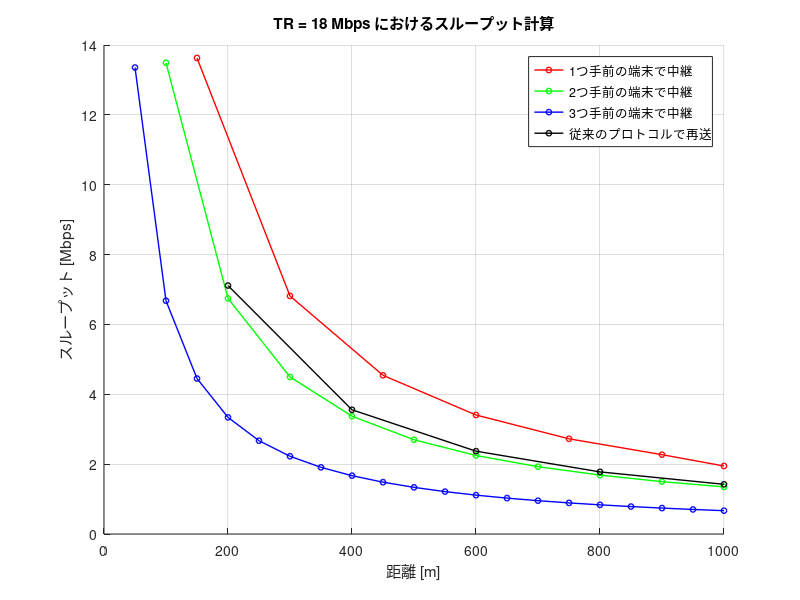

The MATLAB source for this figure:
% Git test
clear;
Rmin = [-82, -81, -79, -77, -74, -70, -66, -65]; % 最小受信感度 [dBm]
TR = [6, 9, 12, 18, 24, 36, 48, 54]; % 伝送レート [Mbps]
databit = [24, 36, 48, 72, 96, 144, 192, 216]; % OFDMシンボルごとのデータビット[bit]

Tp = 10; % 送信電力 [dBm]
f = 2.4 * 10^9; % 周波数 [Hz]
c = 3 * 10^8; % 光速 [m/s]

PLCP_pre = 16; % PLCPプリアンブル[μs]
PLCPhead_sig = 1; % PLCPヘッダ（シグナル）[μs]
PLCPhead_ser = 16; % PLCPヘッダ（サービス）[μs]
ACK = 80; % 802.11ACKフレーム[bit]
MAC = 192; % 802.11MACヘッダ[bit]
LLC = 64; % LLCヘッダ[bit]
packet = 12000; % IPパケット長[bit]
FCS = 32; % FCS[bit]
tail = 6; % テイルビット[bit]
SIFS = 10; % [μs]
DIFS = 34; % [μs]
backoff = 101.5; % 平均バックオフ制御時間 [μs]
slottime = 9; % ショートスロットタイム[μs]

max_distance = 1000; % 最大距離 [m]
N_max = 20; % 最大端末数

% 選択された伝送レート (TR = 18 Mbps) に対応するインデックスを取得
index = find(TR == 18);
if isempty(index)
    error('指定された伝送レートが見つかりません');
end

% 必要な値を抽出
Rmin_current = Rmin(index);
TR_current = TR(index);
databit_current = databit(index);

% 最大伝送距離の計算
Lfs = Tp - Rmin_current; % 距離減衰 [dB]
d_max = floor(((10^(Lfs / 20)) * c) / (4 * pi * f) / 50) * 50; % 最大伝送距離 [m]
N_skip = d_max / 50;

% フレームの計算
ACK_t = PLCP_pre + (PLCPhead_sig + ceil((PLCPhead_ser + ACK + FCS + tail) / databit_current)) * 4;
data_t = PLCP_pre + (PLCPhead_sig + ceil((PLCPhead_ser + MAC + LLC + packet + FCS + tail) / databit_current)) * 4;

% 条件1: スループット計算 (条件ごとのスループット)
conditions = [1, 2, 3]; % 各条件での変更量
colors = ['r', 'g', 'b'];

figure;
hold on;
for cond_idx = 1:length(conditions)
    N = 0;
    throughput_cond = [];
    N_succsess_cond = [];
    total_tt = 0;
    j = 1;

    while N <= N_max
        N = N + N_skip;
        total_tt = total_tt + (ACK_t + data_t + SIFS + backoff); % トータル時間
        N = N - conditions(cond_idx); % 条件ごとの端末減少
        total_tt = total_tt + conditions(cond_idx) * slottime + ACK_t; % 通信成功

        if N >= N_max
            throughput_cond(j) = packet / total_tt; % スループット [Mbps]
            N_succsess_cond(j) = N_max * 50; % 距離[m]を記録
            break;
        end

        throughput_cond(j) = packet / total_tt; % スループット [Mbps]
        N_succsess_cond(j) = N * 50; % 距離[m]を記録
        j = j + 1;
    end

    % プロット
    plot(N_succsess_cond, throughput_cond, '-o', 'Color', colors(cond_idx), 'LineWidth', 1, 'MarkerSize', 4, 'DisplayName', sprintf('%dつ手前の端末で中継', cond_idx));
end

% 条件2: スループット計算 (固定距離リスト)
if mod(max_distance, d_max) == 0
    distances = d_max:d_max:max_distance; 
else
    distances = [d_max:d_max:max_distance max_distance];
end

throughput_fixed = zeros(size(distances));
for j = 1:length(distances)
    D = distances(j);
    total_tt = (ACK_t + data_t + SIFS + backoff) * (D / d_max) * 2; % トータル時間
    throughput_fixed(j) = packet / total_tt; % スループット [Mbps]
end

% プロット (固定距離リスト)
plot(distances, throughput_fixed, '-o', 'Color', 'k', 'LineWidth', 1, 'MarkerSize', 4, 'DisplayName', '従来のプロトコルで再送');

xlabel('距離 [m]');
ylabel('スループット [Mbps]');
title('TR = 18 Mbps におけるスループット計算');
legend('show');
grid on;
hold off;
